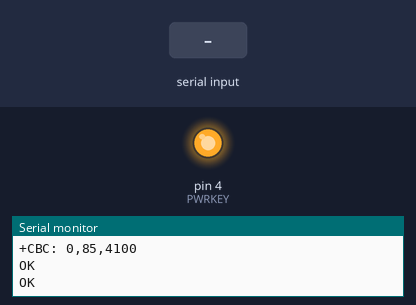
This sketch was run on a simulated Arduino Uno, built with avr-gcc and run on an emulated ATmega328P. Shown: output pins drawn as LEDs (lit = HIGH), the last lines printed to the serial monitor. The test bench sets the inputs (shaded band). The modem accepts every AT command (registered, SIM ready, sends succeed) and sends nothing else; pins used as bus, display or sensor lines are not drawn.

Above: at 9.2 s.
9.3 s: "0\n" received over the second serial link
11.3 s: "mdata.net.au\n" received over the second serial link
13.5 s: "1,1\n" received over the second serial link
At 28.4 s:
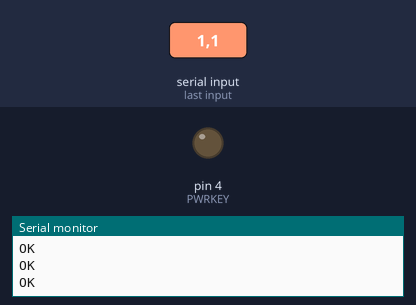
Timing chart, 0 to 29.4 s (numbered marks = the images above; inputs shaded):
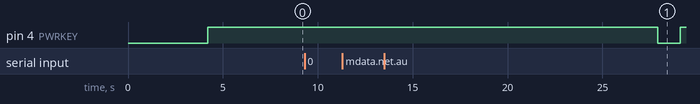

The sketch:

sketch_bosl_modemworking_minimal.ino
```cpp
/*BoSL board code modified for Leigh Oliver FYP
This sketch intended to provide a minimal working example of SIM7000G HTTP requests.
'Low-power' method have been removed from the original version.
Uploads placeholder data to http://www.bosl.com.au/IoT/testing/databases/ with the filename changed under "CLOUD DEFINITIONS" below.
*/
#include <avr/power.h>
#include <SoftwareSerial.h>

#define SIMCOM_7000 // SIM7000A/C/E/G
#define BAUDRATE 9600 // MUST be below 19200 (for stability) but 9600 is more stable
#define CHARBUFF 196 //SIM7000 serial response buffer //longer than 255 will cause issues
#define PWRKEY 4
#define DTR 5 // Connect with solder jumper
#define BOSL_RX 9 // Microcontroller RX
#define BOSL_TX 8 // Microcontroller TX

//CLOUD DEFINITIONS
String Site_ID = "LO_BW3"; // This is the ID used for the website URL to store the recorded data
String Website_URL = "www.bosl.com.au/IoT/testing/scripts/WriteMe.php?SiteName=";

//POWER FUNCTIONS AND VARIABLES
unsigned long transmitInterval = 60000; // Milliseconds

//GLOBAL VARIABLES FOR TRANSMISSION AND LOGGING INTERVALS
SoftwareSerial simCom = SoftwareSerial(BOSL_RX, BOSL_TX);
char response[CHARBUFF]; //sim7000 serial response buffer
char simBattLevel[4]; //Battery Level to be read from the SIM7000

void setup(){
  Serial.begin(BAUDRATE);

  //TURN OFF SIM MODULE
  simOff();

  //BEGIN SIM7000
  Serial.begin(BAUDRATE);
  simCom.begin(BAUDRATE);

  //TURN ON SIM
  simOn();

  //INITIALISE SIM7000
  simInit();

  //TRANSMIT DATA FOR FIRST TIME
  readBatteryLevel();

  transmitToWeb();

  //TURN OFF SIM
  simOff();

  Serial.println(F("Setup Done!"));
}

void loop(){
  Serial.println("Sleeping for " + String(transmitInterval/1000));
  delay(transmitInterval);

  Serial.println(F(""));

    simOn();
    netUnreg();
    readBatteryLevel();
    transmitToWeb();
    simOff();

}


bool sendATcmd(String ATcommand, char* expctAns, unsigned int timeout){
  //sends at command, checks for reply
  uint32_t timeStart;
  bool answer;
  uint8_t a=0;

  do{a++;

 // Serial.println(ATcommand);

  answer=0;

  timeStart = 0;

  delay(100);

  while( simCom.available() > 0) {
      simCom.read();    // Clean the input buffer
  }

  simCom.println(ATcommand);    // Send the AT command


  uint8_t i = 0;
  timeStart = millis();
  memset(response, '\0', CHARBUFF);    // Initialize the string

  // this loop waits for the answer

  do{
      if(simCom.available() != 0){
          response[i] = simCom.read();
          i++;
          // check if the desired answer is in the response of the module
          if (strstr(response, expctAns) != NULL)
          {
              answer = 1;
          }
      }


      // Waits for the asnwer with time out
  }
  while((answer == 0) && ((millis() - timeStart) < timeout));

  if (expctAns == "0"){
              answer = 1;
          }
  Serial.println(response);

  }while(answer == 0 && a < 5);

   a = 0;
   return answer;
}


void readBatteryLevel(){
  if (sendATcmd(F("AT+CBC"), "OK",1000)){
    memset(simBattLevel, '\0', 5);
    bool end = 0;
    uint8_t x = 0;
    uint8_t j = 0;

    //loop through reponce to extract data
    for (uint8_t i=0; i < CHARBUFF; i++){

    //string splitting cases
    switch(response[i]){
    case ':':
      x = 9;
      j=0;
      i += 2;
      break;

    case ',':
      x++;
      j=0;
      break;

    case '\0':
      end = 1;
      break;
    case '\r':
      x++;
      j=0;
      break;
    }
    //write to char arrays
    if (response[i] != ','){
      switch(x){
          case 11:
              simBattLevel[j] = response[i];
          break;
      }
      //increment char array counter
      j++;
    }
    //break loop when end flag is high
    if (end){
      i = CHARBUFF;
    }
    }
  }
}


void transmitToWeb(){
  ////TRANSMIT DATA TO WEB

  String dataStr; //Transmit URL


  dataStr = "AT+HTTPPARA=\"URL\",\"";
  dataStr += Website_URL;
  dataStr += Site_ID;
  dataStr += ".csv&T=";
  dataStr += String(321);
  dataStr += "&EC=";
  dataStr += String(123);
  dataStr += "&B=";
  dataStr += String(simBattLevel);
  dataStr += "\"";


  //Register on network
  netReg();

  ///***check logic
  //set CSTT - if it is already set, then no need to do again...
  sendATcmd(F("AT+CSTT?"), "OK",1000);
  if (strstr(response, "mdata.net.au") != NULL){
      //this means the cstt has been set, so no need to set again!
      Serial.println(F("CSTT already set to APN ...no need to set again"));
 } else {
      sendATcmd(F("AT+CSTT=\"mdata.net.au\""), "OK",1000);
  }


  //close open bearer
  sendATcmd(F("AT+SAPBR=2,1"), "OK",1000);
  if (strstr(response, "1,1") == NULL){
      if (strstr(response, "1,3") == NULL){
      sendATcmd(F("AT+SAPBR=0,1"), "OK",1000);
      }
      sendATcmd(F("AT+SAPBR=1,1"), "OK",1000);
  }

  sendATcmd(F("AT+HTTPINIT"), "OK",1000);
  sendATcmd(F("AT+HTTPPARA=\"CID\",1"), "OK",1000);

  sendATcmd(dataStr, "OK",1000);

  sendATcmd(F("AT+HTTPACTION=0"), "200",2000);
  sendATcmd(F("AT+HTTPTERM"), "OK",1000);

  //close the bearer connection
  sendATcmd(F("AT+SAPBR=0,1"), "OK",1000);

  netUnreg();
}


void simOn() {
  //powers on SIM7000

  //do check for if sim is on
  pinMode(PWRKEY, OUTPUT);
  pinMode(BOSL_TX, OUTPUT);
  digitalWrite(BOSL_TX, HIGH);
  pinMode(BOSL_RX, INPUT_PULLUP);
  digitalWrite(PWRKEY, LOW);
  delay(1000); // For SIM7000
  digitalWrite(PWRKEY, HIGH);
  delay(4000);
}

void simOff() {
  //powers off SIM7000

  //  TX / RX pins off to save power
  digitalWrite(BOSL_TX, LOW);
  digitalWrite(BOSL_RX, LOW);
  digitalWrite(PWRKEY, LOW);
  delay(1200); // For SIM7000
  digitalWrite(PWRKEY, HIGH);
  delay(2000);
}

void netUnreg(){
  //power down cellular functionality
  sendATcmd(F("AT+CFUN=0"), "OK", 1000);
}


void netReg(){
  //register to network
  sendATcmd(F("AT+CFUN=0"), "OK", 1000);

  if(sendATcmd(F("AT+CFUN=1"), "+CPIN: READY", 1000) == 0){
      sendATcmd(F("AT+CFUN=6"), "OK", 10000);
      delay(10000);

      sendATcmd(F("AT+CFUN=1"), "OK", 1000);
  }
  delay(2000);
  sendATcmd(F("AT+CREG?"), "+CREG: 0,1", 2000);
}

////initialises sim on arduino startup////
void simInit(){

      sendATcmd(F("AT+IPR=9600"),"OK",1000);

      sendATcmd(F("ATE0"),"OK",1000);

      sendATcmd(F("AT&W0"),"OK",1000);

}
```
